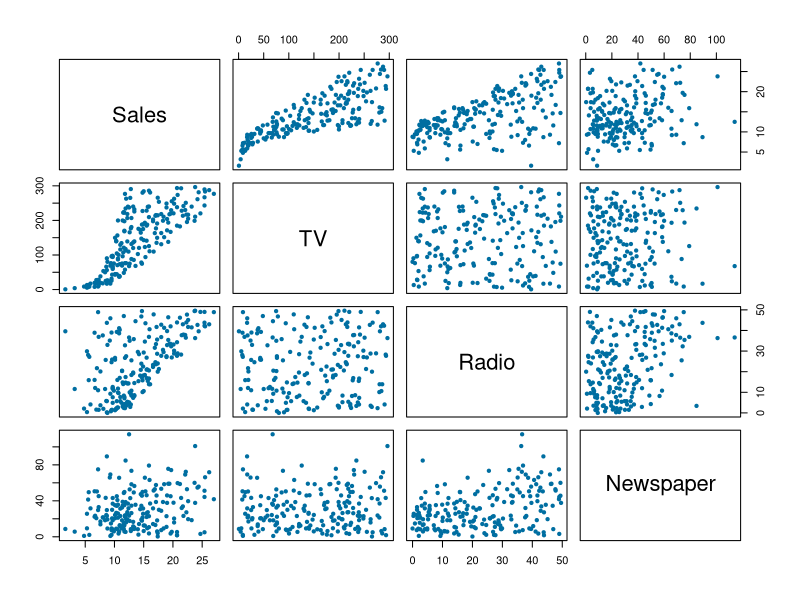

Here is the R script that generated this plot:
## ---- chunk 1

# Import packages
library(tidyverse)
library(readxl)

# load the data from working directory
Advertising = read_csv("./Advertising.csv")


# Fit the full model, using all three predictor variables
FullModel = lm(Sales ~ TV + Radio + Newspaper, data = Advertising) #sales = β0 + β1 × TV + β2 × Radio + β3 × Newspaper

## F-Test: Is At Least One Predictor Related to the Response Variable?
summary(FullModel)

## ---- chunk 2

## Partial F-Test: Are a Subset of the Predictor Variables Related to the Response?
FullModel = lm(Sales ~ TV + Radio + Newspaper, data = Advertising)
ReducedModel = lm(Sales ~ TV, data = Advertising)

# Now pass them into the anova function, with the reduced model first
anova(ReducedModel, FullModel)


# View the Full Model Once Again
summary(FullModel)

## ---- chunk 3

# Beta Test
FullModel = lm(Sales ~ TV + Radio + Newspaper, data = Advertising)
ReducedModelBeta3 = lm(Sales ~ TV + Radio, data = Advertising) # All but Newspaper
anova(ReducedModelBeta3, FullModel) # Remember, reduced model first

## ---- chunk 4

## Multicolinearity
NewspaperLR = lm(Sales ~ Newspaper, data = Advertising)

summary(NewspaperLR)

## ---- chunk 5
NewsRadioLR = lm(Sales ~ Newspaper + Radio, data = Advertising)

summary(NewsRadioLR)
## ---- chunk 6

## Finding Correlations Among Predictor Variables

pairs(Advertising, # the data frame,
pch = 20, # point type option
col = "#006EA1") # color of choice

## ---- chunk 7
cor(Advertising)
